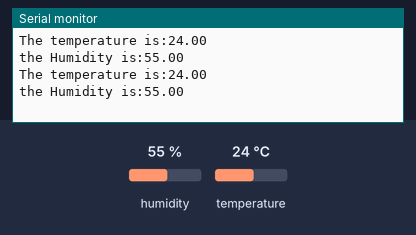
Bench run of a sketch on a simulated Arduino Uno, built with avr-gcc and run on an emulated ATmega328P. On the bench: the last lines printed to the serial monitor. Inputs (shaded band) come from the test bench; at power-on: humidity 55 %, temperature 24 °C.

Above: at 6.8 s.
6.9 s: humidity set to 22 %
At 12.8 s:
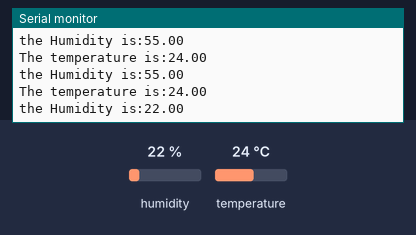
13.3 s: temperature set to 12 °C
At 17.8 s:
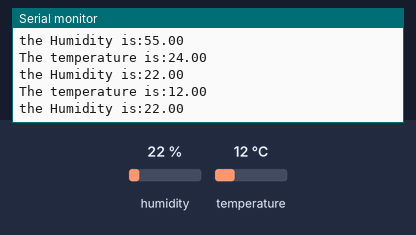
19.7 s: humidity set to 40 %
At 24.1 s:
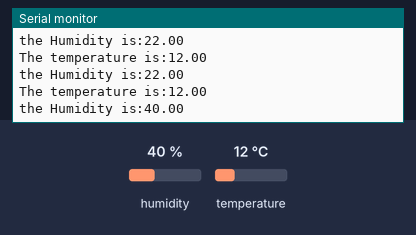
Timing chart, 0 to 25.6 s (numbered marks = the images above; inputs shaded):
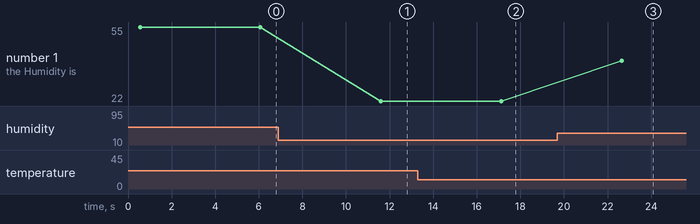

Measured:
- after the input at 6.9 s, the serial monitor: prints a new line after 4.7 s (image 1)
- after the input at 13.3 s, the serial monitor: prints a new line after 3.8 s (image 2)
- after the input at 19.7 s, the serial monitor: prints a new line after 2.9 s (image 3)
- plotted number 1: 55 → 22 after the input at 6.9 s, 22 → 40 after the input at 19.7 s

The sketch:

hemIoT9.ino
```cpp
 #include<DHT.h>
 #define DHTPIN 13
 #define DHTTYPE DHT11
 DHT dht(DHTPIN,DHTTYPE);

 void setup() {
  // put your setup code here, to run once:
Serial.begin(9600);
dht.begin();
}

void loop() {
  // put your main code here, to run repeatedly:
delay(500);
float temp=dht.readTemperature();
float humidity=dht.readHumidity();
if(isnan(temp)||isnan(humidity))
{
  Serial.print("cannot read data from sensor");

  }
Serial.print("The temperature is:");
Serial.println(temp);
Serial.print("the Humidity is:");
Serial.println(humidity);
delay(5000);

}
```
